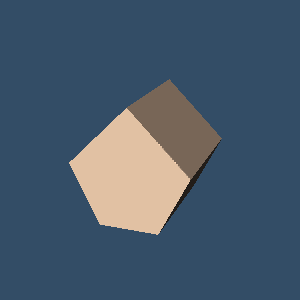

This chart was generated by the following Python code:
#!/usr/bin/env python

# Render a pentagonal prism — a prism with two pentagonal faces and five
# rectangular sides, defined by 10 explicit point coordinates.

# Factory overrides: importing these modules registers the OpenGL rendering
# and interaction style implementations.
import vtkmodules.vtkInteractionStyle  # noqa: F401
import vtkmodules.vtkRenderingOpenGL2  # noqa: F401
# VTK pipeline classes used in this example
from vtkmodules.vtkCommonCore import vtkPoints
from vtkmodules.vtkCommonDataModel import (
    vtkPentagonalPrism,
    vtkUnstructuredGrid,
)
from vtkmodules.vtkRenderingCore import (
    vtkActor,
    vtkDataSetMapper,
    vtkRenderWindow,
    vtkRenderWindowInteractor,
    vtkRenderer,
)

# Colors (normalized RGB)
peach_puff_rgb = (1.0, 0.855, 0.725)
dark_blue_background_rgb = (0.2, 0.302, 0.4)

# Points: 10 vertices — bottom pentagonal face then top pentagonal face
points = vtkPoints()
points.InsertNextPoint(-0.375, -0.75, -0.75)
points.InsertNextPoint(0.375, -0.75, -0.75)
points.InsertNextPoint(0.75, 0.0, -0.75)
points.InsertNextPoint(0.0, 0.75, -0.75)
points.InsertNextPoint(-0.75, 0.0, -0.75)
points.InsertNextPoint(-0.375, -0.75, 0.75)
points.InsertNextPoint(0.375, -0.75, 0.75)
points.InsertNextPoint(0.75, 0.0, 0.75)
points.InsertNextPoint(0.0, 0.75, 0.75)
points.InsertNextPoint(-0.75, 0.0, 0.75)

# Cell: pentagonal prism with 10 point IDs
pentagonal_prism = vtkPentagonalPrism()
pentagonal_prism.GetPointIds().SetId(0, 0)
pentagonal_prism.GetPointIds().SetId(1, 1)
pentagonal_prism.GetPointIds().SetId(2, 2)
pentagonal_prism.GetPointIds().SetId(3, 3)
pentagonal_prism.GetPointIds().SetId(4, 4)
pentagonal_prism.GetPointIds().SetId(5, 5)
pentagonal_prism.GetPointIds().SetId(6, 6)
pentagonal_prism.GetPointIds().SetId(7, 7)
pentagonal_prism.GetPointIds().SetId(8, 8)
pentagonal_prism.GetPointIds().SetId(9, 9)

# Unstructured grid: holds the single cell
grid = vtkUnstructuredGrid()
grid.SetPoints(points)
grid.InsertNextCell(pentagonal_prism.GetCellType(), pentagonal_prism.GetPointIds())

# Mapper: map the grid to graphics primitives
mapper = vtkDataSetMapper()
mapper.SetInputData(grid)

# Actor: position, orient, and color the cell
actor = vtkActor()
actor.SetMapper(mapper)
actor.GetProperty().SetColor(peach_puff_rgb)
actor.RotateX(20.0)
actor.RotateY(-20.0)

# Renderer: assemble the scene
renderer = vtkRenderer()
renderer.AddActor(actor)
renderer.SetBackground(dark_blue_background_rgb)

# Render window: display the rendered scene
render_window = vtkRenderWindow()
render_window.AddRenderer(renderer)
render_window.SetWindowName("cell3d pentagonal prism")
render_window.SetMultiSamples(0)
render_window.SetSize(300, 300)

# Interactor: handle mouse and keyboard events
render_window_interactor = vtkRenderWindowInteractor()
render_window_interactor.SetRenderWindow(render_window)

# Scene: configure the camera
renderer.ResetCamera()

# Start: launch the interactive visualization
render_window_interactor.Initialize()
render_window_interactor.Start()
